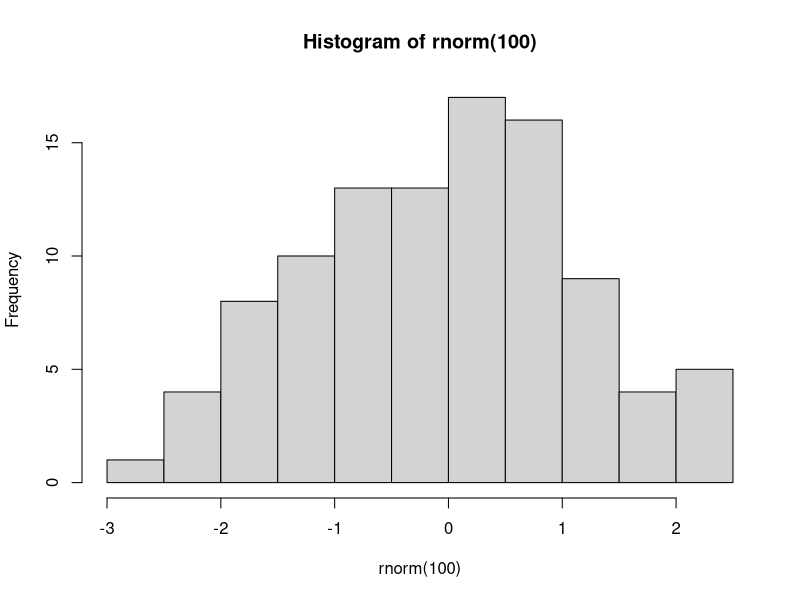
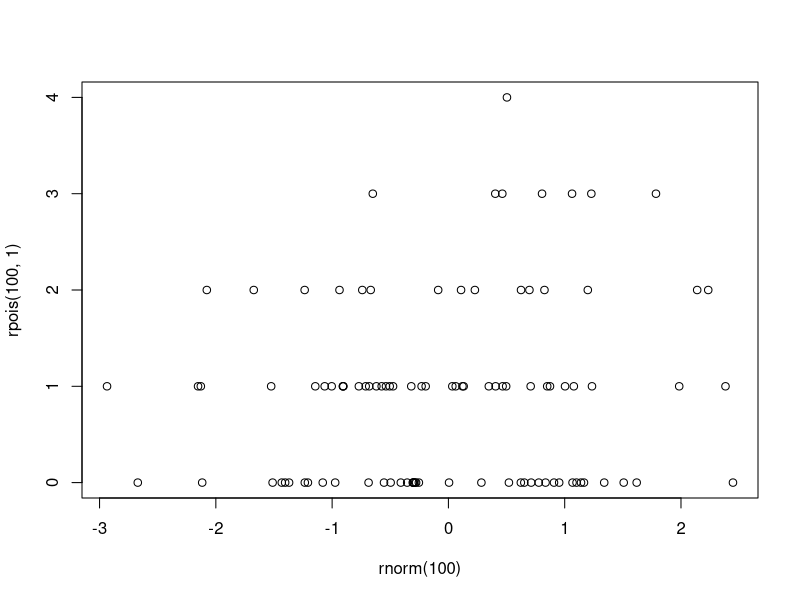

Write R code to recreate these figures, in order.
## ---- chunk 1
hist(rnorm(100))
## ---- chunk 2
plot(rnorm(100),rpois(100,1))
